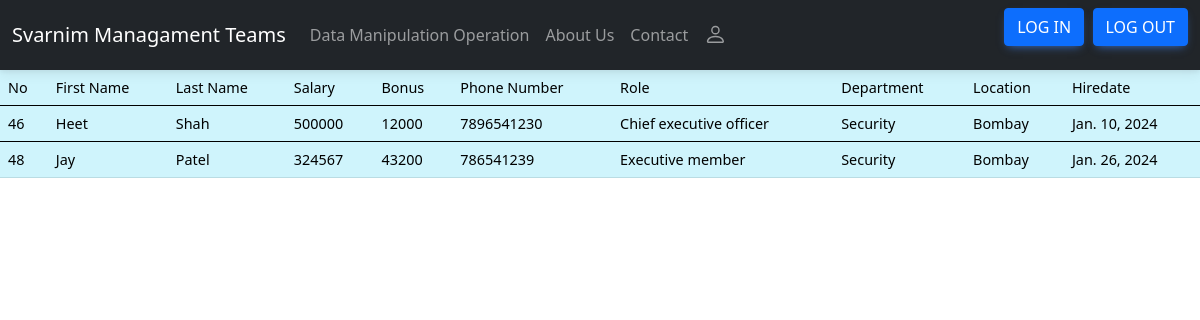
The app's page /all_emp with its own data.
### emp/models.py (models this page shows, shortened)
class Employee(models.Model):
    first_name = models.CharField(max_length=100, null=False)
    last_name = models.CharField(max_length=100)
    dept = models.ForeignKey(Department, on_delete=models.CASCADE)
    salary = models.IntegerField(default=0)
    bonus = models.IntegerField(default=0)
    role = models.ForeignKey(Role, on_delete=models.CASCADE)
    phone = models.IntegerField(default=0)
    hire_date = models.DateField()

class Role(models.Model):
    name = models.CharField(max_length=100, null=False)

class Department(models.Model):
    name = models.CharField(max_length=100,null=False)
    location = models.CharField(max_length=100)

### emp/views.py (the view)
# urls.py: path('all_emp', views.all_emp, name='all_emp'),
def all_emp(request):
    emps = Employee.objects.all()
    context = {
        'emps': emps
    }
    return render(request, 'view_all_emp.html', context)

### emp/template/view_all_emp.html
{% extends 'base.html' %}
{% block 'content' %}
<table class="table table-info table-hover">
  <thead>
    <tr>
      <th scope="col">No</th>
      <th scope="col">First Name</th>
      <th scope="col">Last Name</th>
      <th scope="col">Salary</th>
      <th scope="col">Bonus</th>
      <th scope="col">Phone Number</th>
      <th scope="col">Role</th>
      <th scope="col">Department</th>
      <th scope="col">Location</th>
      <th scope="col">Hiredate</th>
    </tr>
  </thead>
  {% for emp in emps %}
  <tbody>
    <tr>
      <th scope="row">{{emp.id}}</th>
      <td>{{emp.first_name}}</td>
      <td>{{emp.last_name}}</td>
      <td>{{emp.salary}}</td>
      <td>{{emp.bonus}}</td>
      <td>{{emp.phone}}</td>
      <td>{{emp.role.name}}</td>
      <td>{{emp.dept.name}}</td>
      <td>{{emp.dept.location}}</td>
      <td>{{emp.hire_date}}</td>
    </tr>
  </tbody>
  {% endfor %}
</table>
{% endblock  %}

### records on screen
Employee: id "46", first_name "Heet", last_name "Shah", salary "500000", bonus "12000", phone "7896541230", role.name "Chief executive officer", dept.name "Security", dept.location "Bombay", hire_date "Jan. 10, 2024"
Employee: id "48", first_name "Jay", last_name "Patel", salary "324567", bonus "43200", phone "786541239", role.name "Executive member", dept.name "Security", dept.location "Bombay", hire_date "Jan. 26, 2024"
